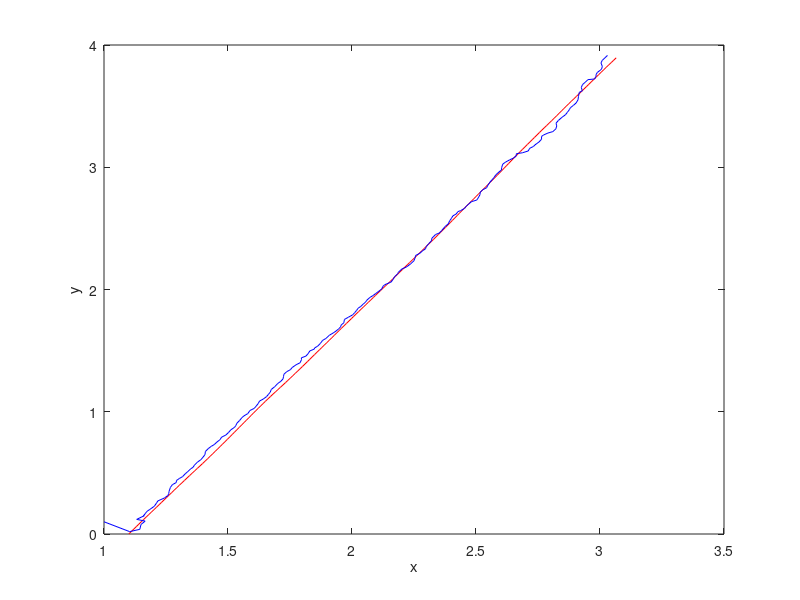
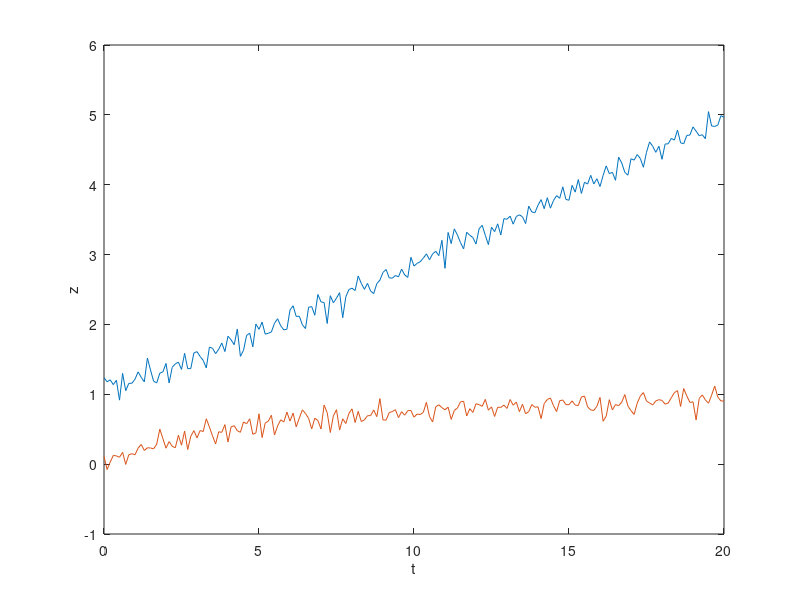
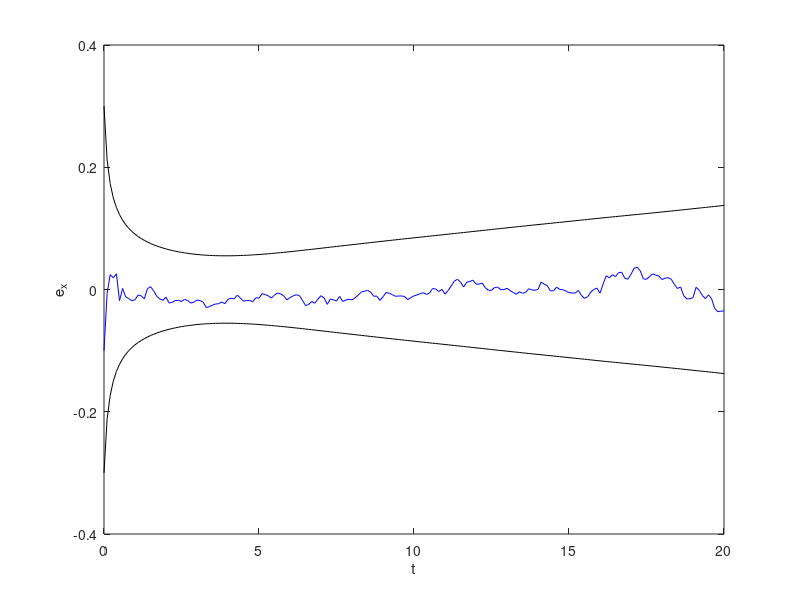
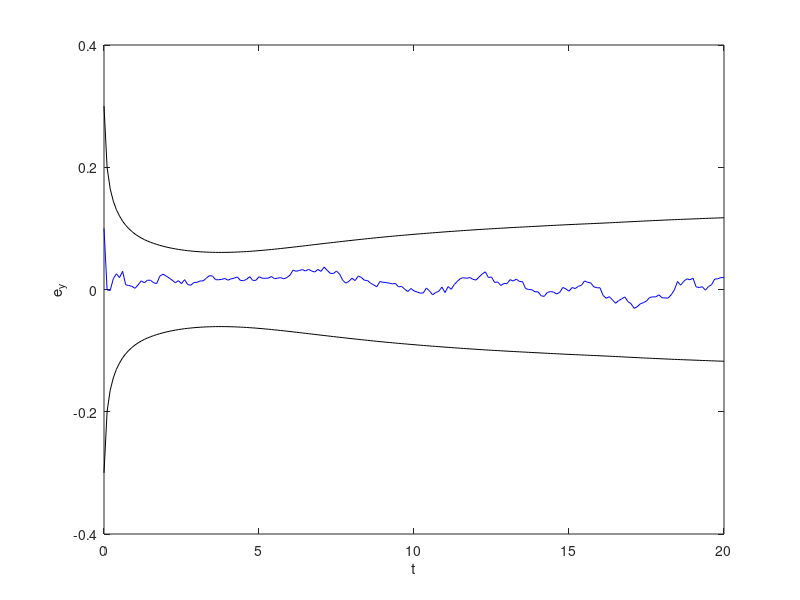

The MATLAB source for these figures, in order: (Note: this script raises an error after producing the figures.)
clear all;
close all;

N=201;
t=linspace(0,20,N);
h=t(2)-t(1);
sigma_x=1e-3;
sigma_y=1e-3;
sigma_r=1e-1;
sigma_t=5*pi/180;

Q=diag([0 sigma_x^2 0 sigma_y^2]);
R=diag([sigma_r^2 sigma_t^2]);

X0=[1 0.1 0.1 0.2]';
P0=diag([0.1^2 0 0.1^2 0]);

w_x=normrnd(0,sigma_x,1,N);
w_y=normrnd(0,sigma_y,1,N);
w=[zeros(1,N); w_x; zeros(1,N); w_y];
v_r=normrnd(0,sigma_r,1,N);
v_t=normrnd(0,sigma_t,1,N);
v=[v_r;v_t];

X_true=zeros(4,N);
X_true(:,1)=X0+[0.1 0 -0.1 0]';

Ak=[1 h 0 0;
    0 1 0 0;
    0 0 1 h;
    0 0 0 1];

% True Trajectory
for k=1:N-1
    X_true(:,k+1)=Ak*X_true(:,k)+w(:,k);
end

for k=1:N
    x=X_true(1,k);
    y=X_true(3,k);
    r=sqrt(x^2+y^2);
    theta=atan2(y,x);
    z(:,k)=[r;theta]+v(:,k);
end

figure(1);
plot(X_true(1,:),X_true(3,:),'r');
xlabel('x');
ylabel('y');

figure(2);
plot(t,z);
xlabel('t');
ylabel('z');

% EKF

X_bar=zeros(4,N);
P=zeros(4,4,N);
X_bar(:,1)=X0;
P(:,:,1)=P0;

for k=1:N-1
    % prediction
    X_bar_kp=Ak*X_bar(:,k);
    P_kp=Ak*P(:,:,k)*Ak'+Q;

    % correction
    x=X_bar_kp(1);
    y=X_bar_kp(3);
    r=sqrt(x^2+y^2);
    theta=atan2(y,x);
    z_bar=[r;theta];
    H=[x/r 0 y/r 0;
        -y/r^2 0 x/r^2 0];
    K=P_kp*H'*inv(H*P_kp*H'+R);
    X_bar_kp=X_bar_kp+K*(z(:,k+1)-z_bar);
    P_kp=(eye(4)-K*H)*P_kp;

    
    X_bar(:,k+1)=X_bar_kp;
    P(:,:,k+1)=P_kp;
end

figure(1);
hold on;
plot(X_bar(1,:),X_bar(3,:),'b');
xlabel('x');
ylabel('y');

for k=1:N
    sigma_x(k)=sqrt(P(1,1,k));
    sigma_y(k)=sqrt(P(3,3,k));
end

figure;
plot(t,X_bar(1,:)-X_true(1,:),'b',t,3*sigma_x,'k',t,-3*sigma_x,'k');
xlabel('t');ylabel('e_x');
figure;
plot(t,X_bar(3,:)-X_true(3,:),'b',t,3*sigma_y,'k',t,-3*sigma_y,'k');
xlabel('t');ylabel('e_y');

figure;
for k=1:10:N
    plot(X_true(1,k),X_true(3,k),'r.');hold on;
    plot(X_bar(1,k),X_bar(3,k),'b*');
    plot_gaussian_ellipsoid(X_bar([1 3],k),P([1 3],[1 3],k),3);
end
axis equal;
xlabel('x');ylabel('y');


    
    
    
    

